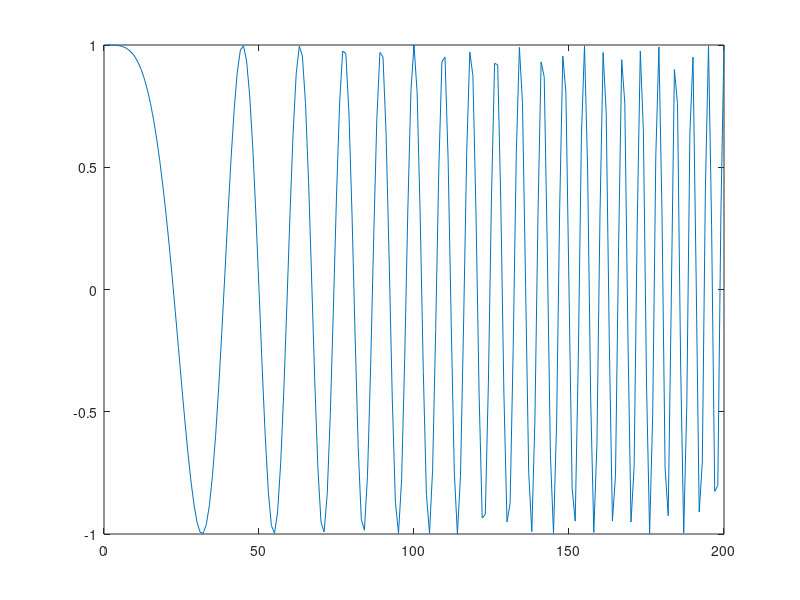

Source code (MATLAB):
%% Vectorization %%
% M = 200;
% for k = 1:M
%   x(k) = k;
%   y(k) = cos( 0.001 * pi * x(k)*x(k));
%end
%plot(x,y)
%
%% Same result: %%
M = 200;
y = cos( 0.001 *pi * (1:M).*(1:M));
plot(1:M,y)
%% Functions %%
function [xx,tt] = generateCosine(frequency, duration)
tt = 0:1/(100*frequency):duration;
xx = cos(2*pi*frequency*tt);
end
%The word function must be in the first line as first word
%The file name must be equal to the function name
%the file extension must be a lower case m

%%XX Default inputs XX%%
%U can use the nargin operator to determine the number of passed arguments.
% In example: duration is optional bc of nargin;
%function [x,t] = generateCosine(frequency, duration)
%if nargin < 2
%duration = 3;
%end
%...
%end
